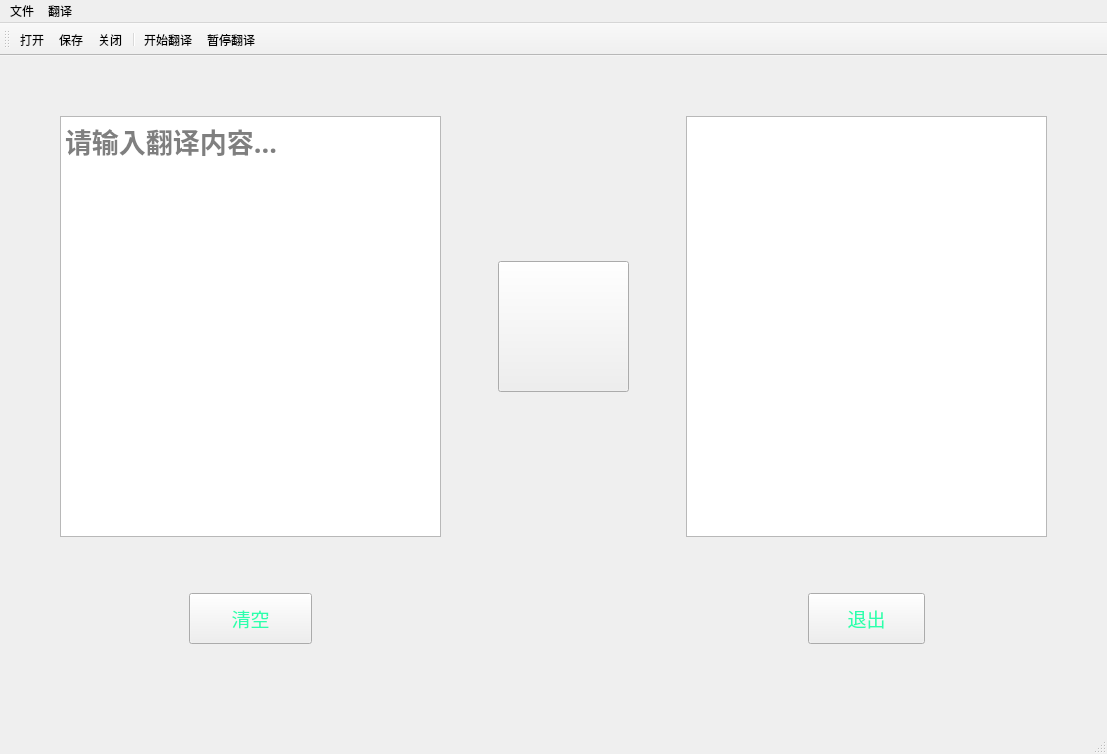
<?xml version="1.0" encoding="UTF-8"?>
<ui version="4.0">
 <class>MainWindow</class>
 <widget class="QMainWindow" name="MainWindow">
  <property name="geometry">
   <rect>
    <x>0</x>
    <y>0</y>
    <width>1107</width>
    <height>754</height>
   </rect>
  </property>
  <property name="windowTitle">
   <string>MainWindow</string>
  </property>
  <property name="styleSheet">
   <string notr="true">background-image: url(:/背景/images/980.jpg);</string>
  </property>
  <widget class="QWidget" name="centralwidget">
   <layout class="QGridLayout" name="gridLayout">
    <item row="0" column="2">
     <spacer name="verticalSpacer">
      <property name="orientation">
       <enum>Qt::Vertical</enum>
      </property>
      <property name="sizeHint" stdset="0">
       <size>
        <width>20</width>
        <height>19</height>
       </size>
      </property>
     </spacer>
    </item>
    <item row="0" column="8">
     <spacer name="verticalSpacer_2">
      <property name="orientation">
       <enum>Qt::Vertical</enum>
      </property>
      <property name="sizeHint" stdset="0">
       <size>
        <width>20</width>
        <height>19</height>
       </size>
      </property>
     </spacer>
    </item>
    <item row="1" column="0">
     <spacer name="horizontalSpacer_4">
      <property name="orientation">
       <enum>Qt::Horizontal</enum>
      </property>
      <property name="sizeHint" stdset="0">
       <size>
        <width>38</width>
        <height>20</height>
       </size>
      </property>
     </spacer>
    </item>
    <item row="1" column="1" rowspan="2" colspan="3">
     <widget class="QTextEdit" name="textEdit">
      <property name="minimumSize">
       <size>
        <width>381</width>
        <height>421</height>
       </size>
      </property>
      <property name="font">
       <font>
        <family>Adobe Devanagari</family>
        <pointsize>20</pointsize>
        <weight>75</weight>
        <bold>true</bold>
       </font>
      </property>
      <property name="styleSheet">
       <string notr="true">background-image: url();</string>
      </property>
      <property name="placeholderText">
       <string>请输入翻译内容...</string>
      </property>
     </widget>
    </item>
    <item row="1" column="5" rowspan="2">
     <widget class="QPushButton" name="pb_fanyi_1">
      <property name="minimumSize">
       <size>
        <width>131</width>
        <height>131</height>
       </size>
      </property>
      <property name="styleSheet">
       <string notr="true">border-image: url(:/fy/images/右箭头.png);
background-image: url();</string>
      </property>
      <property name="text">
       <string/>
      </property>
     </widget>
    </item>
    <item row="1" column="7" rowspan="2" colspan="3">
     <widget class="QTextEdit" name="textEdit_2">
      <property name="minimumSize">
       <size>
        <width>361</width>
        <height>421</height>
       </size>
      </property>
      <property name="font">
       <font>
        <family>Adobe Devanagari</family>
        <pointsize>20</pointsize>
        <weight>75</weight>
        <bold>true</bold>
       </font>
      </property>
      <property name="styleSheet">
       <string notr="true">background-image: url();</string>
      </property>
      <property name="placeholderText">
       <string/>
      </property>
     </widget>
    </item>
    <item row="2" column="4">
     <spacer name="horizontalSpacer_5">
      <property name="orientation">
       <enum>Qt::Horizontal</enum>
      </property>
      <property name="sizeHint" stdset="0">
       <size>
        <width>38</width>
        <height>20</height>
       </size>
      </property>
     </spacer>
    </item>
    <item row="2" column="6">
     <spacer name="horizontalSpacer_6">
      <property name="orientation">
       <enum>Qt::Horizontal</enum>
      </property>
      <property name="sizeHint" stdset="0">
       <size>
        <width>38</width>
        <height>20</height>
       </size>
      </property>
     </spacer>
    </item>
    <item row="2" column="10">
     <spacer name="horizontalSpacer_7">
      <property name="orientation">
       <enum>Qt::Horizontal</enum>
      </property>
      <property name="sizeHint" stdset="0">
       <size>
        <width>44</width>
        <height>20</height>
       </size>
      </property>
     </spacer>
    </item>
    <item row="3" column="2">
     <spacer name="verticalSpacer_4">
      <property name="orientation">
       <enum>Qt::Vertical</enum>
      </property>
      <property name="sizeHint" stdset="0">
       <size>
        <width>20</width>
        <height>31</height>
       </size>
      </property>
     </spacer>
    </item>
    <item row="3" column="8">
     <spacer name="verticalSpacer_5">
      <property name="orientation">
       <enum>Qt::Vertical</enum>
      </property>
      <property name="sizeHint" stdset="0">
       <size>
        <width>20</width>
        <height>31</height>
       </size>
      </property>
     </spacer>
    </item>
    <item row="4" column="0" colspan="2">
     <spacer name="horizontalSpacer_3">
      <property name="orientation">
       <enum>Qt::Horizontal</enum>
      </property>
      <property name="sizeHint" stdset="0">
       <size>
        <width>167</width>
        <height>20</height>
       </size>
      </property>
     </spacer>
    </item>
    <item row="4" column="2">
     <widget class="QPushButton" name="pb_fanyi_2">
      <property name="minimumSize">
       <size>
        <width>71</width>
        <height>51</height>
       </size>
      </property>
      <property name="font">
       <font>
        <family>Adobe Devanagari</family>
        <pointsize>14</pointsize>
        <weight>50</weight>
        <italic>false</italic>
        <bold>false</bold>
       </font>
      </property>
      <property name="styleSheet">
       <string notr="true">font: 14pt &quot;Adobe Devanagari&quot;;
background-image: url();
color: rgb(43, 255, 174);</string>
      </property>
      <property name="text">
       <string>清空</string>
      </property>
     </widget>
    </item>
    <item row="4" column="3" colspan="5">
     <spacer name="horizontalSpacer_2">
      <property name="orientation">
       <enum>Qt::Horizontal</enum>
      </property>
      <property name="sizeHint" stdset="0">
       <size>
        <width>476</width>
        <height>20</height>
       </size>
      </property>
     </spacer>
    </item>
    <item row="4" column="8">
     <widget class="QPushButton" name="pb_fanyi_3">
      <property name="minimumSize">
       <size>
        <width>71</width>
        <height>51</height>
       </size>
      </property>
      <property name="font">
       <font>
        <family>Adobe Devanagari</family>
        <pointsize>14</pointsize>
        <weight>50</weight>
        <italic>false</italic>
        <bold>false</bold>
       </font>
      </property>
      <property name="styleSheet">
       <string notr="true">font: 14pt &quot;Adobe Devanagari&quot;;
background-image: url();
color: rgb(43, 255, 174);</string>
      </property>
      <property name="text">
       <string>退出</string>
      </property>
     </widget>
    </item>
    <item row="4" column="9" colspan="2">
     <spacer name="horizontalSpacer">
      <property name="orientation">
       <enum>Qt::Horizontal</enum>
      </property>
      <property name="sizeHint" stdset="0">
       <size>
        <width>167</width>
        <height>20</height>
       </size>
      </property>
     </spacer>
    </item>
    <item row="5" column="2">
     <spacer name="verticalSpacer_3">
      <property name="orientation">
       <enum>Qt::Vertical</enum>
      </property>
      <property name="sizeHint" stdset="0">
       <size>
        <width>20</width>
        <height>79</height>
       </size>
      </property>
     </spacer>
    </item>
    <item row="5" column="8">
     <spacer name="verticalSpacer_6">
      <property name="orientation">
       <enum>Qt::Vertical</enum>
      </property>
      <property name="sizeHint" stdset="0">
       <size>
        <width>20</width>
        <height>79</height>
       </size>
      </property>
     </spacer>
    </item>
   </layout>
  </widget>
  <widget class="QMenuBar" name="menubar">
   <property name="geometry">
    <rect>
     <x>0</x>
     <y>0</y>
     <width>1107</width>
     <height>26</height>
    </rect>
   </property>
   <widget class="QMenu" name="menu">
    <property name="title">
     <string>文件</string>
    </property>
    <addaction name="ac_open"/>
    <addaction name="ac_save"/>
    <addaction name="ac_close"/>
   </widget>
   <widget class="QMenu" name="menu_2">
    <property name="title">
     <string>翻译</string>
    </property>
    <addaction name="ac_start"/>
    <addaction name="ac_z"/>
   </widget>
   <addaction name="menu"/>
   <addaction name="menu_2"/>
  </widget>
  <widget class="QStatusBar" name="statusbar"/>
  <widget class="QToolBar" name="toolBar">
   <property name="windowTitle">
    <string>toolBar</string>
   </property>
   <attribute name="toolBarArea">
    <enum>TopToolBarArea</enum>
   </attribute>
   <attribute name="toolBarBreak">
    <bool>false</bool>
   </attribute>
   <addaction name="ac_open"/>
   <addaction name="ac_save"/>
   <addaction name="ac_close"/>
   <addaction name="separator"/>
   <addaction name="ac_start"/>
   <addaction name="ac_z"/>
  </widget>
  <action name="ac_open">
   <property name="icon">
    <iconset>
     <normalon>:/fy/images/打开.png</normalon>
    </iconset>
   </property>
   <property name="text">
    <string>打开</string>
   </property>
   <property name="toolTip">
    <string>打开(O)</string>
   </property>
  </action>
  <action name="ac_save">
   <property name="icon">
    <iconset resource="loginAndRegister.qrc">
     <normaloff>:/fy/images/保存.png</normaloff>:/fy/images/保存.png</iconset>
   </property>
   <property name="text">
    <string>保存</string>
   </property>
  </action>
  <action name="ac_close">
   <property name="icon">
    <iconset resource="loginAndRegister.qrc">
     <normaloff>:/fy/images/关闭.png</normaloff>:/fy/images/关闭.png</iconset>
   </property>
   <property name="text">
    <string>关闭</string>
   </property>
  </action>
  <action name="ac_start">
   <property name="icon">
    <iconset resource="loginAndRegister.qrc">
     <normaloff>:/fy/images/开始.png</normaloff>:/fy/images/开始.png</iconset>
   </property>
   <property name="text">
    <string>开始翻译</string>
   </property>
  </action>
  <action name="ac_z">
   <property name="icon">
    <iconset resource="loginAndRegister.qrc">
     <normaloff>:/fy/images/暂停.png</normaloff>:/fy/images/暂停.png</iconset>
   </property>
   <property name="text">
    <string>暂停翻译</string>
   </property>
  </action>
 </widget>
 <resources>
  <include location="loginAndRegister.qrc"/>
 </resources>
 <connections>
  <connection>
   <sender>ac_close</sender>
   <signal>triggered()</signal>
   <receiver>MainWindow</receiver>
   <slot>close()</slot>
   <hints>
    <hint type="sourcelabel">
     <x>-1</x>
     <y>-1</y>
    </hint>
    <hint type="destinationlabel">
     <x>553</x>
     <y>376</y>
    </hint>
   </hints>
  </connection>
  <connection>
   <sender>pb_fanyi_3</sender>
   <signal>clicked()</signal>
   <receiver>MainWindow</receiver>
   <slot>close()</slot>
   <hints>
    <hint type="sourcelabel">
     <x>881</x>
     <y>632</y>
    </hint>
    <hint type="destinationlabel">
     <x>731</x>
     <y>636</y>
    </hint>
   </hints>
  </connection>
  <connection>
   <sender>pb_fanyi_2</sender>
   <signal>clicked()</signal>
   <receiver>textEdit</receiver>
   <slot>clear()</slot>
   <hints>
    <hint type="sourcelabel">
     <x>247</x>
     <y>602</y>
    </hint>
    <hint type="destinationlabel">
     <x>237</x>
     <y>500</y>
    </hint>
   </hints>
  </connection>
  <connection>
   <sender>pb_fanyi_2</sender>
   <signal>clicked()</signal>
   <receiver>textEdit_2</receiver>
   <slot>clear()</slot>
   <hints>
    <hint type="sourcelabel">
     <x>260</x>
     <y>612</y>
    </hint>
    <hint type="destinationlabel">
     <x>786</x>
     <y>518</y>
    </hint>
   </hints>
  </connection>
 </connections>
</ui>
